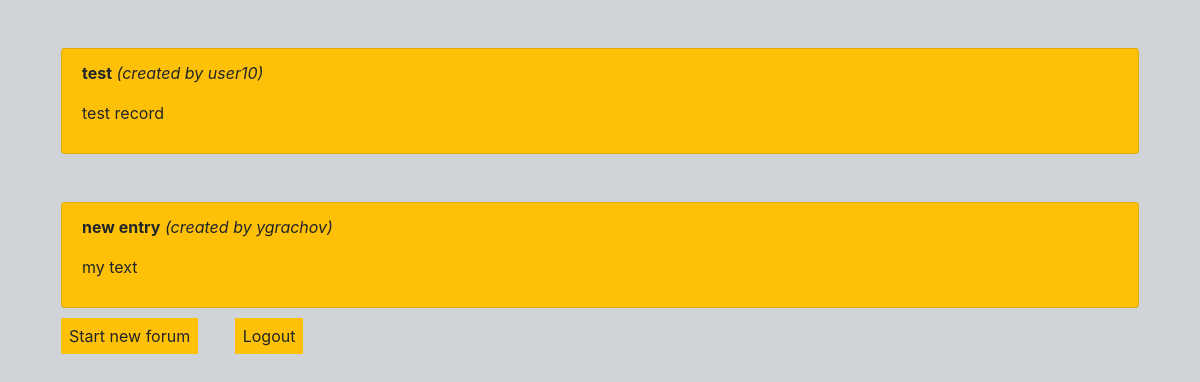
Screenshot of / (signed in) with the database file from the repository.
### project/main.py (models this page shows, shortened)
class Forum(UserMixin, db.Model):
    id = db.Column(db.Integer, primary_key=True)
    title = db.Column(db.String(100), nullable=False)
    text = db.Column(db.String(1000), nullable=False)
    user_id = db.Column(db.Integer, db.ForeignKey('user.id'), nullable=False)
    user = db.relationship('User')

class User(UserMixin, db.Model):
    __table_args__ = {'extend_existing': True}
    id = db.Column(db.Integer, primary_key=True)
    login = db.Column(db.String(100), unique=True, nullable=False)
    password = db.Column(db.String(100), nullable=False)
    forums = db.relationship('Forum', lazy='dynamic')
    def __str__(self):
        return self.login

### project/main.py (the view)
@app.route('/')
def Main():
    forums = Forum.query.order_by(Forum.id).all()
    return render_template('main.html', forums=forums, user=current_user)

### project/main.py (called while the page is built)
@login_manager.user_loader
def load_user(user_id):
    return User.query.get(int(user_id))

### project/templates/main.html (shortened to what this page needs)
{% extends 'base.html' %}
{% block content %}
{% if forums|length < 1 %}
<h3>
<p class="m-3 mt-5 font-weight-bold">There are no records yet </p>
</h3>
{% else %}
{% for forum in forums %}
<ul class="list-group m-3 mt-5">
    <li class="list-group-item bg-warning">
        <p><span class="font-weight-bold">{{forum.title|safe}}</span>
            <span class="font-italic"> (created by {{forum.user}})</span>
        <p>{{forum.text|safe}}</p>
    </li>
</ul>
{% endfor %}
{% endif %}
{% if current_user.is_authenticated %}
<a class="btn-warning p-2 m-3" role="button" href="{{url_for('create')}}">Start new forum</a>
<a class="btn-warning p-2 m-3" role="button" href="{{url_for('auth.Logout') }}">Logout</a>
{% else %}
<a class="btn-warning p-2 m-3" href="{{ url_for('auth.Login') }}">Log in </a>
<a class="btn-warning p-2 m-3" href="{{url_for('auth.Signup')}}">Sign Up</a>
{% endif %}
{% endblock %}

### project/templates/base.html (style rules this page uses)
body { background-color: #d1d4d7; }

### rows the page displays
Forum: title "test", user "user10", text "test record"
Forum: title "new entry", user "ygrachov", text "my text"
